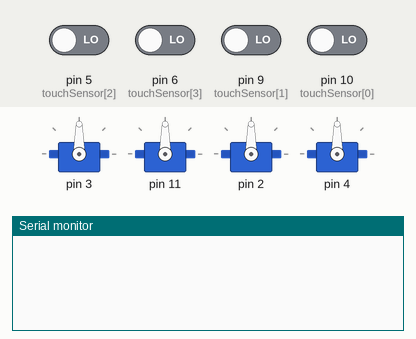
A sketch run on a simulated Arduino Uno, built with avr-gcc and run on an emulated ATmega328P. Parts: 4 × servo, the last lines printed to the serial monitor. Inputs (shaded band) come from the test bench; at power-on: pin 5 (touchSensor[2]), pin 6 (touchSensor[3]), pin 9 (touchSensor[1]), pin 10 (touchSensor[0]) LOW.

Above: at 1.2 s.
1.3 s: pin 5 (touchSensor[2]) driven HIGH
At 1.6 s:
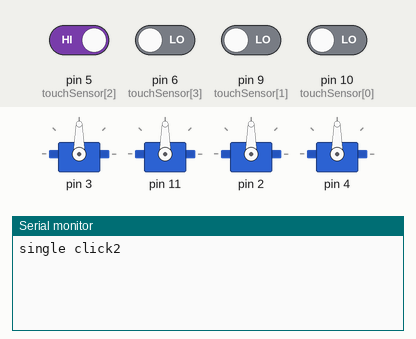
At 3.6 s:
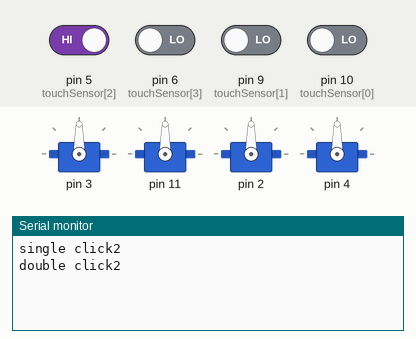

The sketch:

final_touch_arm_program.ino
```cpp
#include<Servo.h>
const int noOfServos =4;
Servo myservo[noOfServos];

int touchSensor              [noOfServos] = { 10, 9, 5, 6 };
bool doubleClick             [noOfServos];
bool holdOn                  [noOfServos];
bool firstClick              [noOfServos];
bool forward                 [noOfServos];
int currentPress             [noOfServos];
unsigned long currentMillis  [noOfServos];
unsigned long previousMillis [noOfServos];
int countOn [noOfServos];
int pos [noOfServos];

void setup() {//setup
  for (int i = 0; i < noOfServos ; ++i)
  {
    doubleClick[i] = false;
    holdOn[i] = false;
    firstClick[i] = false;
    forward[i] = true;
    currentPress[i] = 0;
    currentMillis[i] = 0;
    previousMillis[i] = 0;
    countOn[i] = 0;
    pos [i] = 0;
  }
  myservo[0]. attach(3);
  myservo[1]. attach(11);
  myservo[2]. attach(2);
  myservo[3]. attach(4);

  Serial.begin(9600); //configures serial port
  pinMode(touchSensor,INPUT); //touchsesor is now an input
}


void loop()
{
  // put your main code here, to run repeatedly:


  for (int servo = 0; servo < noOfServos ; ++servo)
  {
   	currentPress[servo] = digitalRead(touchSensor[servo]);
		// current press in now equal to the touch Sensor value
		// (currentPress = pinMode(10,INPUT))

  	if (digitalRead(touchSensor[servo])) //when touched
  	{
			++countOn[servo];//keep on adding one
			//until it reaches 2000 milliseconds (2 seconds)
			if ((countOn[servo] == 13000) && (firstClick[servo]==true) && (doubleClick[servo]==false))
			{
				Serial.print("hold ");//when it reaches to 2 seconds print hold
				Serial.println(servo);
				countOn[servo]= 0;
				holdOn[servo] = true;
			}


				currentMillis[servo] = millis();
				if((currentMillis[servo] - previousMillis[servo]) > 1200 &&
						(holdOn[servo] == false) && (doubleClick[servo] == false))
				{
					//oneclick
					Serial.print   ("single click" );
					Serial.println (servo);
					//Serial.println(currentMillis);
					//Serial.println(previousMillis);
					previousMillis[servo] = currentMillis[servo];
					firstClick[servo] = true;
				}
				else if(((currentMillis[servo] - previousMillis[servo]) < 1500) &&
								 (currentMillis[servo] - previousMillis[servo] > 1000)  &&
								 (firstClick[servo] == true) && (holdOn[servo] == false) &&
									(doubleClick[servo] ==false))
				{
					//DoubleClick
					Serial.print("double click" );
					Serial.println(servo);
					//Serial.println(currentMillis);
					//Serial.println(previousMillis);
					previousMillis[servo] = currentMillis[servo];
					firstClick[servo] = false;
					doubleClick[servo] = true;
					forward[servo] = !forward[servo];
				}
  	}
  	else
    {
    if ((holdOn[servo] == true) && (firstClick[servo] == true) && (doubleClick[servo] == false))
    {
       Serial.print("hold is off");
       Serial.println(servo);
       holdOn[servo]=false;
       firstClick[servo] = false;

    }
    if (doubleClick[servo] == true)
    {
      doubleClick[servo] = false;
    }


  }

   	if ( holdOn[servo] == true)
		{

		 if (forward[servo] == true)
		 {
				if(pos[servo] < 178)
					++pos[servo];
				else
				{
					--pos[servo];
					forward[servo] = false;
				}
		 }
		 else
		 {
				if(pos[servo] > 2)
				--pos[servo];
				else
				{
					++pos[servo];
					forward[servo] = true;
				}
		 }

			myservo[servo].write(pos[servo]);
			delay (15);
		}
  }

}
```

Measured:
- after the input at 1.3 s, the serial monitor: prints a new line at once (image 1)
